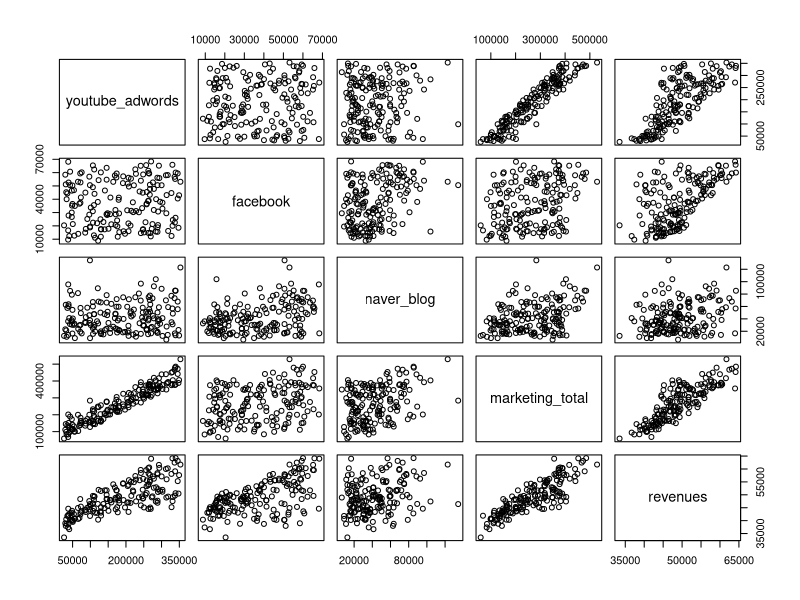
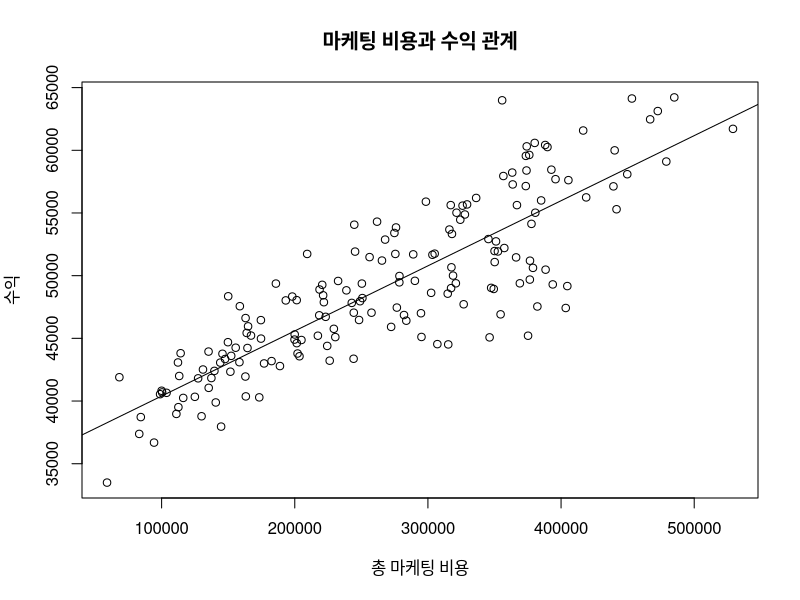
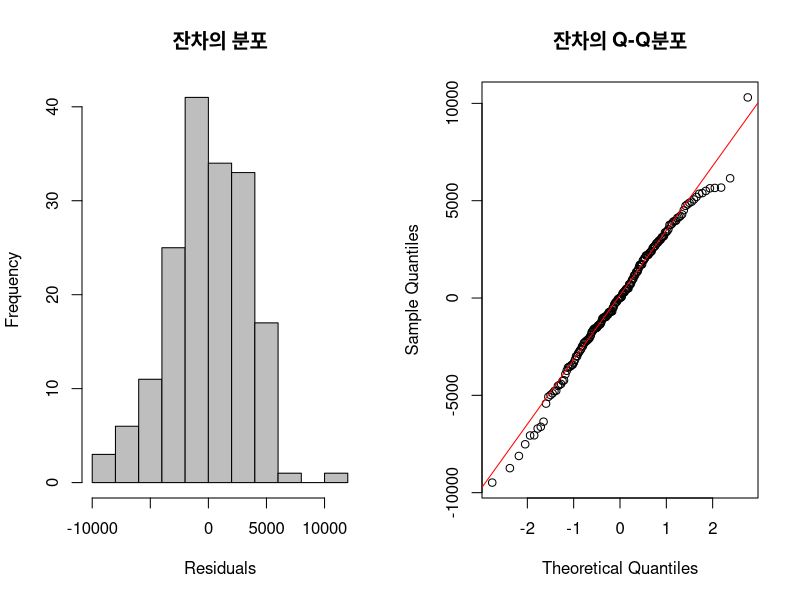
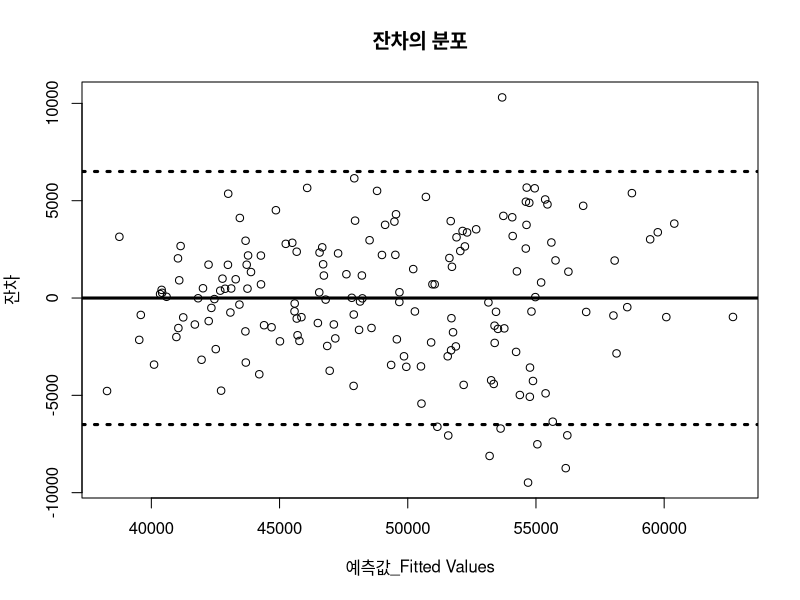
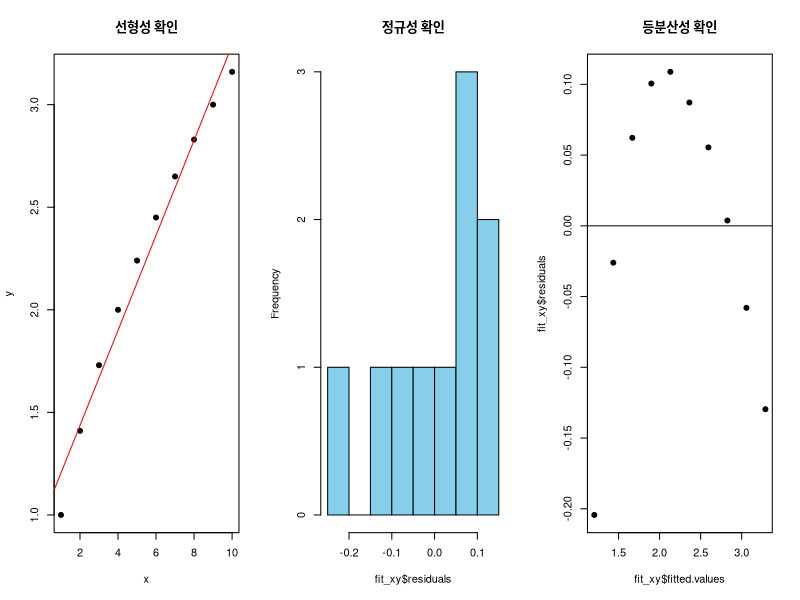
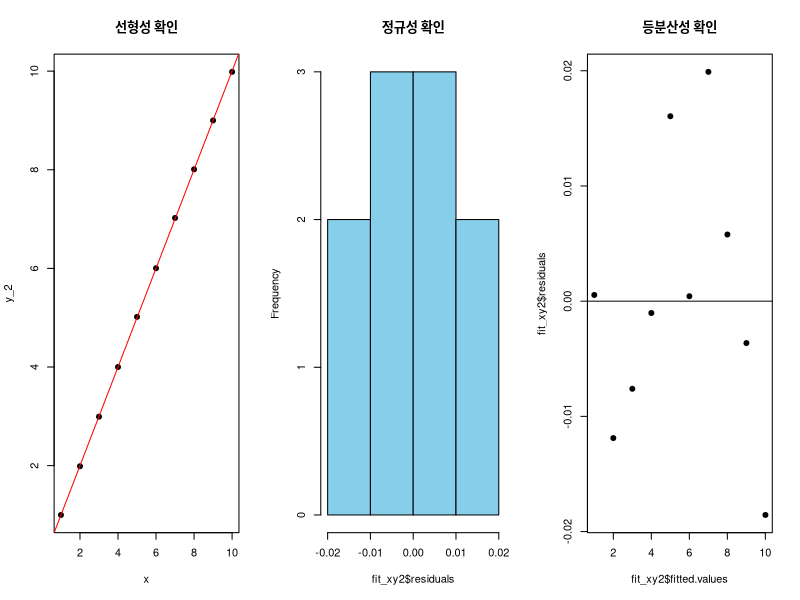

The R source for these figures, in order: (Note: this script raises an error after producing the figures.)
#CH_04 비즈니스 회귀분석
getwd()
setwd("E:/hello-git-sourcetree/R_GO/R_Business_Intelligence")
options(scipen = 100) #지수표기법 전환

#데이터 읽어들이기 및 데이터 확인
adverts<-read.csv("Ch4_SNS_marketing.csv")
str(adverts)
#데이터의 전체 변수 상관관계 시각화
pairs(adverts)

#수익과 마케팅 비용의 상관관계 시각화
plot(adverts$marketing_total, adverts$revenues,
     ylab = "수익", xlab = "총 마케팅 비용",
     main = "마케팅 비용과 수익 관계")

#선형 회귀식 만들기
model_1<-lm(revenues ~ marketing_total, data =adverts)
model_1

#LINE의 L(Linearity) 선형성 확인하기
#산점도에 회귀선 그리기_선형
abline(coef(model_1))

#LINE의 N(Normality)정규성 확인하기
par(mfrow = c(1,2)) #한 행에 두개의 표 그리기
#잔차 히스토그램으로 확인해보기
hist(model_1$residuals, xlab = "Residuals", col = "gray",
     main = "잔차의 분포")
#Q-Q도표를 활용하여 확인해보기
qqnorm(model_1$residuals, main = "잔차의 Q-Q분포")
qqline(model_1$residuals,col = "red")

#LINE의 E(Equal variance)등분산성 확인하기
par(mfrow = c(1,1))
plot(model_1$fitted.values, model_1$residuals, ylab = "잔차",
     xlab = "예측값_Fitted Values", main = "잔차의 분포")
abline(0,0,lwd = 3) 
abline(h = c(-6500,6500), lwd=3,lty=3)
#lwd : 선의 굵기
#lty : 선의 모양
#h:수평선일때 y값

#모델 분석결과 해석
summary(model_1)

#마케팅 비용 범위 확인하기
range(adverts$marketing_total)

library(dplyr)
#파이프연산자 %>% 는 ctrl + shift + m 단축기로 쉽게 사용할 수 있습니다.
select(adverts, marketing_total) %>% filter(marketing_total > 480000)

#새로운 데이터 프레임 생성 
new_data <-data.frame(marketing_total = 500000)
#예측
predict.lm(model_1,newdata = new_data, interval = "predict")
#신뢰구간 선택 후 예측 
predict.lm(model_1,newdata = new_data,level = 0.99 ,interval = "predict")

#다중 변수값 예측
new_data_2<-data.frame(marketing_total = c(450000,490000,530000))
predict.lm(model_1,newdata = new_data_2, interval = "predict")

#랜덤 무작위 샘플링 
#seed는 나중에 분석을 다시 실시했을때도 동일한 결과를 얻기 위함.
set.seed(1234) 
market_sample<-sample_frac(adverts,0.3,replace = FALSE)
#샘플 데이터 모델 생성
sample_model <- lm(revenues ~ marketing_total, data = market_sample)
sample_model
#샘플링의 불확실성을 설명해주기 위한 함수
confint(sample_model)

#임의의 데이터 생성
x <- c(1,2,3,4,5,6,7,8,9,10)
y <- c(1.00,1.41,1.73,2.00,2.24,2.45,2.65,2.83,3.00,3.16)
fit_xy<-lm(y~x)
#생성된 데이터에 대한 LINE확인
par(mfrow = c( 1,3))
plot(x,y,pch = 19, main = "선형성 확인");abline(fit_xy,col = "red")
hist(fit_xy$residuals, main = "정규성 확인",col = "skyblue")
plot(fit_xy$fitted.values, fit_xy$residuals, main = "등분산성 확인", pch = 19);abline( h = 0 )

#종속변수 변환 (y값을 제곱)
y_2 <- y^2
fit_xy2<-lm(y_2~x)
#LINE 전제조건 확인
plot(x,y_2,pch = 19, main = "선형성 확인");abline(fit_xy2,col = "red")
hist(fit_xy2$residuals, main = "정규성 확인",col = "skyblue")
plot(fit_xy2$fitted.values, fit_xy2$residuals, main = "등분산성 확인", pch = 19);abline( h = 0 )

#boxcox()를 통해 종속변수의 데이터 변환 수치값을 찾습니다.
library(MASS)
par(mfrow = c(1,1))
boxcox(fit_xy)

#새로운 가상데이터 생성
x2<- c(1,5,15,30,60,120,240,480,720,1440,2880,5760,10080)
y2<- c(0.84,0.71,0.61,0.56,0.54,0.47,0.45,0.38,0.36,0.26,0.2,0.16,0.08)
#모델 생성 
fit2<-lm(y2 ~ x2)
#LINE 전제조건 확인
par(mfrow = c( 1,3))
plot(x2,y2,pch = 19, main = "선형성 확인");abline(fit2,col = "red")
hist(fit2$residuals, main = "정규성 확인",col = "skyblue")
plot(fit2$fitted.values, fit2$residuals, main = "등분산성 확인", pch = 19);abline( h = 0 )

#독립변수에 log()변환을 하여 다시 모델 재 수립 및 전제조건 확인
x2_log<-log(x2)
fit2_log<-lm(y2~x2_log)

plot(x2_log,y2,pch = 19, main = "선형성 확인");abline(fit2_log,col = "red")
hist(fit2_log$residuals, main = "정규성 확인",col = "skyblue")
plot(fit2_log$fitted.values, fit2_log$residuals, main = "등분산성 확인", pch = 19);abline( h = 0 )























